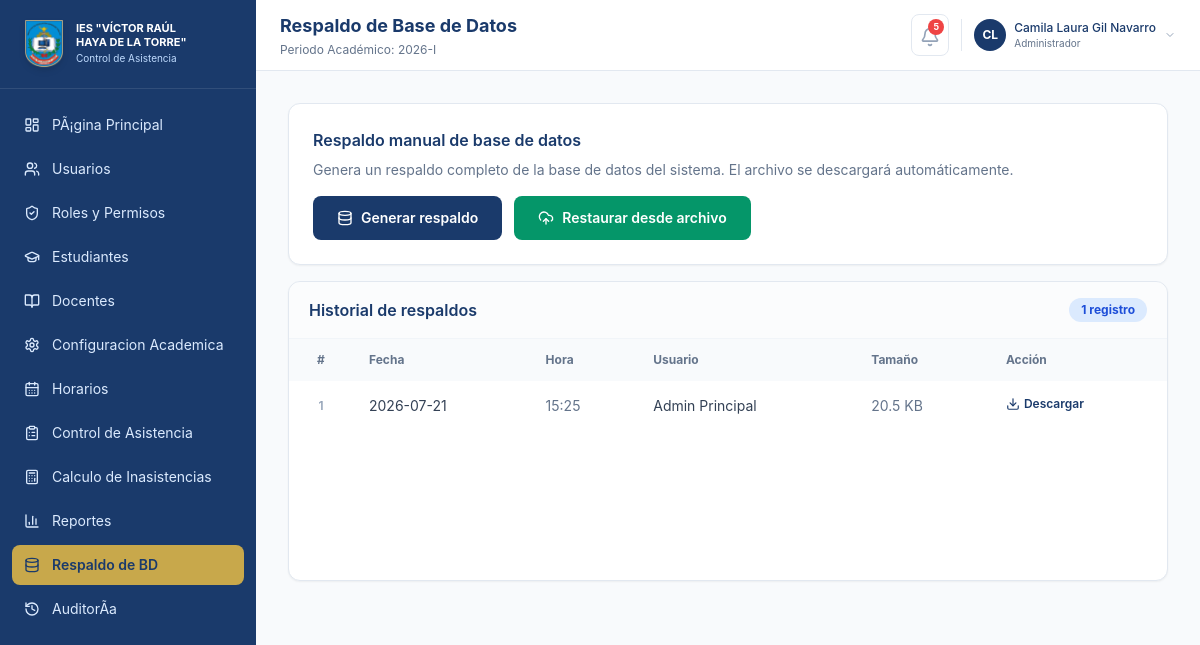
Screenshot of /index.php?m=respaldo (signed in) with the database file from the repository.
### tables this page shows
CREATE TABLE `respaldos` (
  `id` int(11) NOT NULL AUTO_INCREMENT,
  `usuario` varchar(160) NOT NULL,
  `fecha` date NOT NULL,
  `hora` time NOT NULL,
  `tamanio` varchar(40) NOT NULL,
  PRIMARY KEY (`id`)
);

### public/index.php (called while the page is built, shortened)
<?php
require __DIR__ . '/layout.php';

### app/db.php (called while the page is built, shortened)
<?php
require_once __DIR__ . '/config.php';
function db(): PDO
{
    static $pdo = null;
    if ($pdo instanceof PDO) {
        return $pdo;
    }
    try {
        $dsn = 'mysql:host=' . DB_HOST . ';dbname=' . DB_NAME . ';charset=' . DB_CHARSET;
        $pdo = new PDO($dsn, DB_USER, DB_PASS, [
            PDO::ATTR_ERRMODE => PDO::ERRMODE_EXCEPTION,
            PDO::ATTR_DEFAULT_FETCH_MODE => PDO::FETCH_ASSOC,
            PDO::ATTR_EMULATE_PREPARES => false,
        ]);
    } catch (PDOException $e) {
        die('Error de Conexión a la Base de Datos: Verifique que las credenciales en app/config.php sean correctas. Detalle: ' . $e->getMessage());
    }
    return $pdo;
}
function fetch_all(string $sql, array $params = []): array
{
    $stmt = db()->prepare($sql);
    $stmt->execute($params);
    return $stmt->fetchAll();
}

### app/helpers.php (called while the page is built, shortened)
<?php
require_once __DIR__ . '/db.php';
function e(string|int|float|null $value): string
{
    return htmlspecialchars((string) $value, ENT_QUOTES, 'UTF-8');
}
function all_respaldos(): array
{
    return fetch_all('SELECT id, fecha, hora, usuario, tamanio FROM respaldos ORDER BY fecha DESC, hora DESC');
}

### app/config.php (called while the page is built, shortened)
<?php
function base_url(string $path = ''): string
{
    $base = rtrim(dirname($_SERVER['SCRIPT_NAME'] ?? ''), '/\\');
    return ($base === '' ? '' : $base) . '/' . ltrim($path, '/');
}

### public/modules/respaldo.php (the view, shortened to what this page needs)
<?php
$historial = all_respaldos();
?>
<div class="space-y-4">
    <div class="rounded-xl border border-slate-200 bg-white p-6 shadow-sm">
        <h2 class="font-semibold text-[#1a3a6b]">Respaldo manual de base de datos</h2>
        <p class="mt-2 text-sm text-slate-500">
            Genera un respaldo completo de la base de datos del sistema. El archivo se descargará automáticamente.
        </p>
        <div class="mt-4 flex gap-3">
            <button
                type="button"
                id="btn-generar-respaldo"
                class="w-full sm:w-auto inline-flex justify-center items-center gap-2 rounded-lg bg-[#1a3a6b] px-6 py-3 text-sm font-semibold text-white transition hover:bg-[#142d54]"
            >
                <i data-lucide="database" class="h-4 w-4"></i>
                Generar respaldo
            </button>
            <button
                type="button"
                onclick="document.getElementById('file-restore').click()"
                class="w-full sm:w-auto inline-flex justify-center items-center gap-2 rounded-lg bg-emerald-600 px-6 py-3 text-sm font-semibold text-white transition hover:bg-emerald-700"
            >
                <i data-lucide="upload-cloud" class="h-4 w-4"></i>
                Restaurar desde archivo
            </button>
        </div>
    </div>
    <div class="hidden md:block overflow-x-auto min-h-[300px] rounded-xl border border-slate-200 bg-white shadow-sm">
        <div class="flex items-center justify-between border-b border-slate-100 px-5 py-4 bg-slate-50/50">
            <h2 class="font-semibold text-[#1a3a6b]">Historial de respaldos</h2>
            <span class="rounded-full bg-blue-100 px-3 py-1 text-xs font-bold text-blue-700 shrink-0 whitespace-nowrap">
                <?= count($historial) ?> registro<?= count($historial) !== 1 ? 's' : '' ?>
            </span>
        </div>
        <table class="w-full">
            <thead class="bg-slate-50">
                <tr>
                    <th class="table-th w-16 text-center">#</th>
                    <th class="table-th">Fecha</th>
                    <th class="table-th">Hora</th>
                    <th class="table-th">Usuario</th>
                    <th class="table-th">Tamaño</th>
                    <th class="table-th">Acción</th>
                </tr>
            </thead>
            <tbody class="divide-y divide-slate-100">
                <?php if (empty($historial)): ?>
                    <tr>
                        <td colspan="6" class="py-8 text-center text-sm text-slate-500">
                            No hay respaldos generados todavía.
                        </td>
                    </tr>
                <?php else: ?>
                    <?php foreach ($historial as $index => $row): ?>
                        <tr class="hover:bg-slate-50/50">
                            <td class="table-td text-center text-slate-400 text-xs font-semibold"><?= $index + 1 ?></td>
                            <td class="table-td"><?= e($row['fecha']) ?></td>
                            <td class="table-td text-slate-500"><?= e(substr((string) $row['hora'], 0, 5)) ?></td>
                            <td class="table-td"><?= e($row['usuario']) ?></td>
                            <td class="table-td text-slate-500"><?= e($row['tamanio']) ?></td>
                            <td class="table-td">
                                <a
                                    href="<?= e(base_url('download-backup.php')) ?>"
                                    class="inline-flex items-center gap-1 text-xs font-semibold text-[#1a3a6b] hover:underline"
                                >
                                    <i data-lucide="download" class="h-3.5 w-3.5"></i>
                                    Descargar
                                </a>
                            </td>
                        </tr>
                    <?php endforeach; ?>
                <?php endif; ?>
            </tbody>
        </table>
    </div>
</div>

### public/assets/app.css (style rules this page uses)
body { font-family: Inter, ui-sans-serif, system-ui, -apple-system, BlinkMacSystemFont, "Segoe UI", sans-serif; }
.table-th { padding: 0.75rem 1rem; text-align: left; font-size: 0.75rem; font-weight: 700; color: #64748b; }
.table-td { padding: 0.875rem 1rem; font-size: 0.875rem; color: #334155; vertical-align: middle; }
.lucide { display: inline-block; flex-shrink: 0; stroke-width: 2; vertical-align: middle; }

### rows the page displays
respaldos: fecha "2026-07-21", hora "15:25", usuario "Admin Principal", tamanio "20.5 KB"

### other values shown
$label "PÃ¡gina Principal"
$label "Usuarios"
$label "Roles y Permisos"
$label "Estudiantes"
$label "Docentes"
$label "Configuracion Academica"
$label "Horarios"
$label "Control de Asistencia"
$label "Calculo de Inasistencias"
$label "Reportes"
$label "Respaldo de BD"
$label "AuditorÃ­a"
$title "Respaldo de Base de Datos"
$unread_count "5"
user_initials($user['nombre']) "CL"
